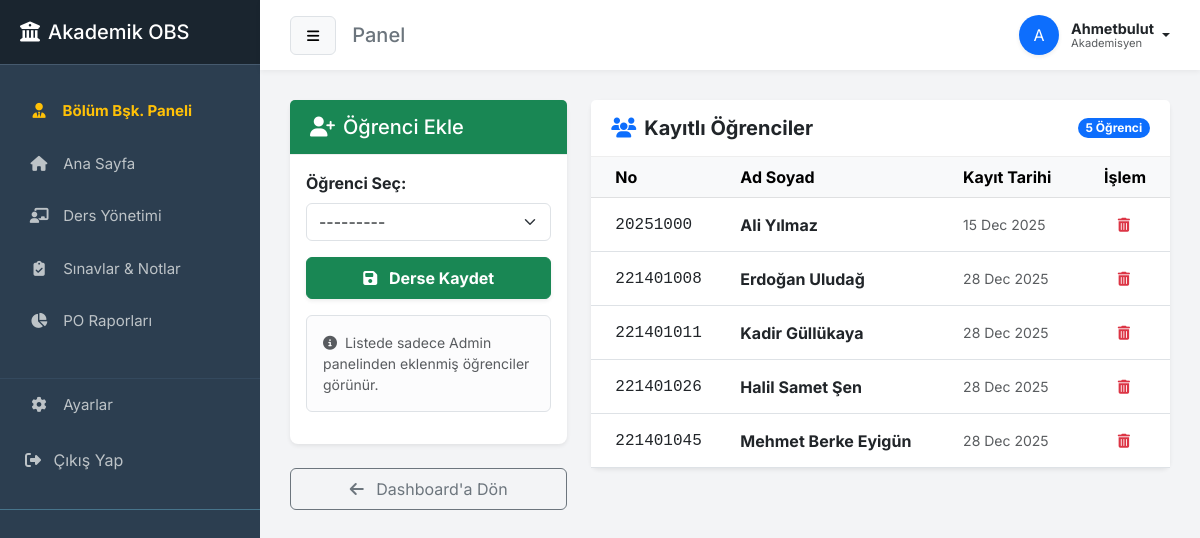
The page /course/2/students/ (signed in) on the database its author committed.
### academic/models.py (models this page shows, shortened)
class Student(models.Model):
    user = models.OneToOneField(User, on_delete=models.CASCADE, null=True, blank=True)
    department = models.ForeignKey(Department, on_delete=models.SET_NULL, null=True, blank=True, verbose_name="Bölüm")
    student_id = models.CharField(max_length=20, unique=True)
    first_name = models.CharField(max_length=50)
    last_name = models.CharField(max_length=50)
    def __str__(self):
        return f"{self.student_id} - {self.first_name} {self.last_name}"

class Enrollment(models.Model):
    student = models.ForeignKey(Student, on_delete=models.CASCADE)
    course = models.ForeignKey(Course, on_delete=models.CASCADE)
    enrollment_date = models.DateField(auto_now_add=True)
    class Meta:
        unique_together = ("student", "course")

### academic/views.py (the view)
@login_required
@user_passes_test(is_teacher)
def course_students(request, course_id):
    course = get_object_or_404(Course, id=course_id)
    if request.method == "POST":
        form = EnrollmentForm(request.POST)
        if form.is_valid():
            enrollment = form.save(commit=False)
            enrollment.course = course
            enrollment.save()
            return redirect("course_students", course_id=course.id)
    else:
        form = EnrollmentForm()
    enrollments = Enrollment.objects.filter(course=course)
    return render(
        request,
        "course_students.html",
        {"course": course, "enrollments": enrollments, "form": form},
    )

### academic/forms.py
class EnrollmentForm(forms.ModelForm):
    class Meta:
        model = Enrollment
        fields = ["student"]
        labels = {"student": "Öğrenci Seç"}
    def __init__(self, *args, **kwargs):
        super().__init__(*args, **kwargs)
        for field in self.fields:
            self.fields[field].widget.attrs.update({"class": "form-select"})

### academic/views.py (called while the page is built)
def is_teacher(user):
    return (
        user.groups.filter(name__in=["Öğretmen", "Bölüm Başkanı"]).exists()
        or user.is_superuser
    )

### academic/templates/course_students.html (shortened to what this page needs)
{% extends 'base.html' %}
{% block content %}
<div class="row">
    <div class="col-md-4">
        <div class="card shadow-sm border-0 mb-4">
            <div class="card-header bg-success text-white">
                <h5 class="mb-0"><i class="fas fa-user-plus me-2"></i>Öğrenci Ekle</h5>
            </div>
            <div class="card-body">
                <form method="post">
                    <div class="mb-3">
                        <label class="form-label fw-bold">Öğrenci Seç:</label>
                        {{ form.student }}
                    </div>
                    <button type="submit" class="btn btn-success w-100 fw-bold shadow-sm">
                        <i class="fas fa-save me-2"></i> Derse Kaydet
                    </button>
                </form>
                <div class="alert alert-light border mt-3 small text-muted">
                    <i class="fas fa-info-circle me-1"></i>
                    Listede sadece Admin panelinden eklenmiş öğrenciler görünür.
                </div>
            </div>
        </div>
        <a href="{% url 'course_dashboard' course.id %}" class="btn btn-outline-secondary w-100">
            <i class="fas fa-arrow-left me-2"></i> Dashboard'a Dön
        </a>
    </div>
    <div class="col-md-8">
        <div class="card shadow-sm border-0">
            <div class="card-header bg-white py-3 d-flex justify-content-between align-items-center">
                <h5 class="mb-0 fw-bold text-dark"><i class="fas fa-users me-2 text-primary"></i>Kayıtlı Öğrenciler</h5>
                <span class="badge bg-primary rounded-pill">{{ enrollments.count }} Öğrenci</span>
            </div>
            <div class="card-body p-0">
                <div class="table-responsive">
                    <table class="table table-hover align-middle mb-0">
                        <thead class="table-light">
                            <tr>
                                <th class="ps-4">No</th>
                                <th>Ad Soyad</th>
                                <th>Kayıt Tarihi</th>
                                <th class="text-end pe-4">İşlem</th>
                            </tr>
                        </thead>
                        <tbody>
                            {% for enrollment in enrollments %}
                            <tr>
                                <td class="ps-4 font-monospace">{{ enrollment.student.student_id }}</td>
                                <td class="fw-bold">{{ enrollment.student.first_name }} {{ enrollment.student.last_name }}</td>
                                <td class="text-muted small">{{ enrollment.enrollment_date|date:"d M Y" }}</td>
                                <td class="text-end pe-4">
                                    <button class="btn btn-sm btn-outline-danger border-0" title="Dersten Çıkar">
                                        <i class="fas fa-trash-alt"></i>
                                    </button>
                                </td>
                            </tr>
                            {% endfor %}
                        </tbody>
                    </table>
                </div>
            </div>
        </div>
    </div>
</div>
{% endblock %}

### academic/templates/base.html (shortened to what this page needs)
<!DOCTYPE html>
<html lang="tr">
<head>
    <link href="https://cdn.jsdelivr.net/npm/bootstrap@5.3.0/dist/css/bootstrap.min.css" rel="stylesheet">
    <link rel="stylesheet" href="https://cdnjs.cloudflare.com/ajax/libs/font-awesome/6.4.0/css/all.min.css">
</head>
<body>
<div class="wrapper">
    <nav id="sidebar">
        <div class="sidebar-header">
            <h5 class="m-0"><i class="fas fa-university me-2"></i>Akademik OBS</h5>
        </div>
        <ul class="list-unstyled components">
            {% if user.is_superuser or "Öğretmen" in user.groups.all|join:"," or "Bölüm Başkanı" in user.groups.all|join:"," %}
                {% if user.is_superuser or "Bölüm Başkanı" in user.groups.all|join:"," %}
                <li>
                    <a href="{% url 'department_head_dashboard' %}" class="text-warning fw-bold {% if request.resolver_match.url_name == 'department_head_dashboard' %}active{% endif %}">
                        <i class="fas fa-user-tie"></i> Bölüm Bşk. Paneli
                    </a>
                </li>
                {% endif %}
                <li>
                    <a href="{% url 'teacher_dashboard_home' %}"
                       class="{% if request.resolver_match.url_name == 'teacher_dashboard_home' %}active{% endif %}">
                        <i class="fas fa-home"></i> Ana Sayfa
                    </a>
                </li>
                <li>
                    <a href="{% url 'teacher_courses' %}" class="{% if request.resolver_match.url_name == 'teacher_courses' %}active{% endif %}">
                        <i class="fas fa-chalkboard-teacher"></i> Ders Yönetimi
                    </a>
                </li>
                <li>
                    <a href="{% url 'exam_list' %}" class="{% if request.resolver_match.url_name == 'exam_list' %}active{% endif %}">
                        <i class="fas fa-clipboard-check"></i> Sınavlar & Notlar
                    </a>
                </li>
                <li>
                    <a href="{% url 'teacher_po_report_list' %}"
                       class="{% if request.resolver_match.url_name == 'teacher_po_report_list' or request.resolver_match.url_name == 'teacher_student_po_detail' %}active{% endif %}">
                        <i class="fas fa-chart-pie"></i> PO Raporları
                    </a>
                </li>
            {% endif %}
            <li style="margin-top: 30px; border-top: 1px solid #34495e;">
                <a href="{% if user.is_superuser or 'Öğretmen' in user.groups.all|join:',' or 'Bölüm Başkanı' in user.groups.all|join:',' %}{% url 'teacher_settings' %}{% else %}{% url 'student_settings' %}{% endif %}"
                   class="{% if request.resolver_match.url_name == 'student_settings' or request.resolver_match.url_name == 'teacher_settings' %}active{% endif %}">
                    <i class="fas fa-cog"></i> Ayarlar
                </a>
            </li>
            <li>
                <form action="{% url 'logout' %}" method="post" class="d-inline">
                    <button type="submit" class="btn btn-link text-decoration-none w-100 text-start ps-4 py-3">
                        <i class="fas fa-sign-out-alt me-2"></i> Çıkış Yap
                    </button>
                </form>
            </li>
        </ul>
    </nav>
    <div id="content">
        <div class="top-navbar">
            <div class="d-flex align-items-center">
                <button type="button" id="sidebarCollapse" class="btn btn-light btn-sm me-3 border">
                    <i class="fas fa-bars"></i>
                </button>
                <h5 class="m-0 text-secondary">{% block page_title %}Panel{% endblock %}</h5>
            </div>
            <div class="dropdown">
                <a href="#" class="d-flex align-items-center text-decoration-none text-dark dropdown-toggle" id="dropdownUser1" data-bs-toggle="dropdown" aria-expanded="false">
                    <div class="bg-primary text-white rounded-circle d-flex justify-content-center align-items-center me-2 shadow-sm" style="width: 40px; height: 40px;">
                        {{ user.username|first|upper }}
                    </div>
                    <div class="d-none d-sm-flex flex-column align-items-start mx-1" style="line-height: 1.2;">
                        <span class="fw-bold text-dark" style="font-size: 0.9rem;">{{ user.username|title }}</span>
                        {% if "Öğretmen" in user.groups.all|join:"," or "Bölüm Başkanı" in user.groups.all|join:"," or user.is_superuser %}
                             <small class="text-muted" style="font-size: 0.7rem;">Akademisyen</small>
                        {% else %}
                             <small class="text-muted" style="font-size: 0.7rem;">{{ user.student.department|default:"Bölüm Yok" }}</small>
                        {% endif %}
                    </div>
                </a>
            </div>
        </div>
        <div class="main-content">
            {% block content %}{% endblock %}
        </div>
    </div>
</div>
</body>
</html>

### academic/templates/base.html (style rules this page uses)
:root { --sidebar-bg: #2c3e50; --sidebar-hover: #34495e; --active-link: #3498db; --bg-color: #f3f4f6; }
body { font-family: 'Inter', sans-serif; background-color: var(--bg-color); overflow-x: hidden; margin: 0; padding: 0; }
.wrapper { display: flex; width: 100%; align-items: stretch; min-height: 100vh; }
#sidebar { min-width: 260px; max-width: 260px; background: var(--sidebar-bg); color: #fff; transition: all 0.3s; }
#sidebar .sidebar-header { padding: 20px; background: #1a252f; border-bottom: 1px solid #465a6e; }
#sidebar ul.components { padding: 20px 0; border-bottom: 1px solid #47748b; }
#sidebar ul li a { padding: 15px 25px; font-size: 15px; display: block; color: #bdc3c7; text-decoration: none; transition: 0.3s; border-left: 4px solid transparent; }
#sidebar ul li a i { margin-right: 10px; width: 20px; text-align: center; }
#sidebar button.btn-link { text-decoration: none; color: #bdc3c7; transition: 0.3s; }
#content { width: 100%; padding: 0; min-height: 100vh; display: flex; flex-direction: column; }
.top-navbar { background: #fff; padding: 15px 30px; box-shadow: 0 2px 5px rgba(0,0,0,0.05); display: flex; justify-content: space-between; align-items: center; }
.main-content { padding: 30px; flex: 1; }
.card { border: none; border-radius: 8px; box-shadow: 0 1px 3px rgba(0,0,0,0.1); margin-bottom: 20px; background: #fff; }
.card-header { background: white; border-bottom: 1px solid #eee; padding: 15px 20px; font-weight: 600; color: #2c3e50; }
.btn { padding: 8px 16px; border-radius: 6px; }

### rows shown on the page
Student: student "---------"
Enrollment: student.student_id "20251000", student.first_name "Ali", student.last_name "Yılmaz", enrollment_date "15 Dec 2025"
Enrollment: student.student_id "221401008", student.first_name "Erdoğan", student.last_name "Uludağ", enrollment_date "28 Dec 2025"
Enrollment: student.student_id "221401011", student.first_name "Kadir", student.last_name "Güllükaya", enrollment_date "28 Dec 2025"
Enrollment: student.student_id "221401026", student.first_name "Halil Samet", student.last_name "Şen", enrollment_date "28 Dec 2025"
Enrollment: student.student_id "221401045", student.first_name "Mehmet Berke", student.last_name "Eyigün", enrollment_date "28 Dec 2025"

### other values the page prints
{{ user.username|first|upper }} "A"
{{ user.username|title }} "Ahmetbulut"
{{ enrollments.count }} "5"
